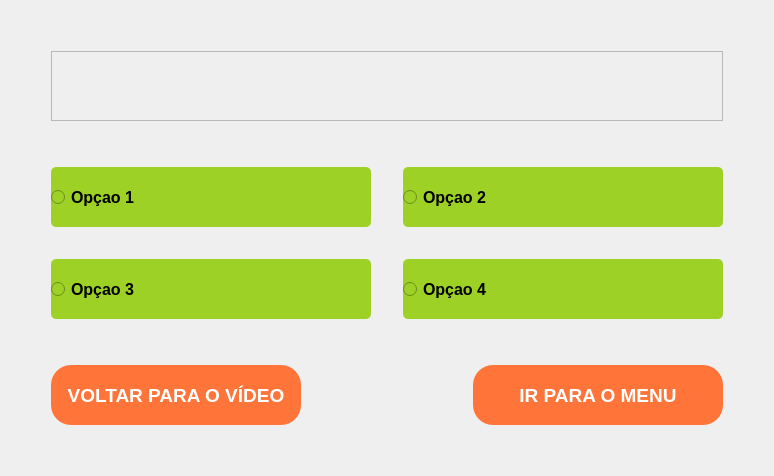
      <widget class="QWidget" name="questionario">
       <layout class="QGridLayout" name="gridLayout_6">
        <item row="2" column="2">
         <spacer name="verticalSpacer_2">
          <property name="orientation">
           <enum>Qt::Vertical</enum>
          </property>
          <property name="sizeType">
           <enum>QSizePolicy::Minimum</enum>
          </property>
          <property name="sizeHint" stdset="0">
           <size>
            <width>20</width>
            <height>40</height>
           </size>
          </property>
         </spacer>
        </item>
        <item row="5" column="2">
         <widget class="QPushButton" name="pushButton_voltar_video">
          <property name="sizePolicy">
           <sizepolicy hsizetype="Expanding" vsizetype="MinimumExpanding">
            <horstretch>0</horstretch>
            <verstretch>0</verstretch>
           </sizepolicy>
          </property>
          <property name="minimumSize">
           <size>
            <width>250</width>
            <height>60</height>
           </size>
          </property>
          <property name="maximumSize">
           <size>
            <width>250</width>
            <height>60</height>
           </size>
          </property>
          <property name="font">
           <font>
            <pointsize>14</pointsize>
            <weight>75</weight>
            <bold>true</bold>
           </font>
          </property>
          <property name="cursor">
           <cursorShape>PointingHandCursor</cursorShape>
          </property>
          <property name="styleSheet">
           <string notr="true">QPushButton {
	background-color: #FF7439;
	border-radius: 20px;
	border: none;
	color: #fff;
}

QPushButton:hover {
	background-color: #c8592d;
}

QPushButton:pressed {
	background-color: #c8592d;
}</string>
          </property>
          <property name="text">
           <string>VOLTAR PARA O VÍDEO</string>
          </property>
         </widget>
        </item>
        <item row="4" column="2">
         <spacer name="verticalSpacer">
          <property name="orientation">
           <enum>Qt::Vertical</enum>
          </property>
          <property name="sizeType">
           <enum>QSizePolicy::Minimum</enum>
          </property>
          <property name="sizeHint" stdset="0">
           <size>
            <width>20</width>
            <height>40</height>
           </size>
          </property>
         </spacer>
        </item>
        <item row="0" column="2">
         <spacer name="verticalSpacer_4">
          <property name="orientation">
           <enum>Qt::Vertical</enum>
          </property>
          <property name="sizeType">
           <enum>QSizePolicy::Minimum</enum>
          </property>
          <property name="sizeHint" stdset="0">
           <size>
            <width>20</width>
            <height>40</height>
           </size>
          </property>
         </spacer>
        </item>
        <item row="5" column="4">
         <widget class="QPushButton" name="pushButton_voltar_iniciar">
          <property name="sizePolicy">
           <sizepolicy hsizetype="Expanding" vsizetype="MinimumExpanding">
            <horstretch>0</horstretch>
            <verstretch>0</verstretch>
           </sizepolicy>
          </property>
          <property name="minimumSize">
           <size>
            <width>250</width>
            <height>60</height>
           </size>
          </property>
          <property name="maximumSize">
           <size>
            <width>250</width>
            <height>60</height>
           </size>
          </property>
          <property name="font">
           <font>
            <pointsize>14</pointsize>
            <weight>75</weight>
            <bold>true</bold>
           </font>
          </property>
          <property name="cursor">
           <cursorShape>PointingHandCursor</cursorShape>
          </property>
          <property name="styleSheet">
           <string notr="true">QPushButton {
	background-color: #FF7439;
	border-radius: 20px;
	border: none;
	color: #fff;
}

QPushButton:hover {
	background-color: #c8592d;
}

QPushButton:pressed {
	background-color: #c8592d;
}</string>
          </property>
          <property name="text">
           <string>IR PARA O MENU</string>
          </property>
         </widget>
        </item>
        <item row="1" column="1">
         <spacer name="horizontalSpacer">
          <property name="orientation">
           <enum>Qt::Horizontal</enum>
          </property>
          <property name="sizeType">
           <enum>QSizePolicy::Minimum</enum>
          </property>
          <property name="sizeHint" stdset="0">
           <size>
            <width>40</width>
            <height>20</height>
           </size>
          </property>
         </spacer>
        </item>
        <item row="6" column="2">
         <spacer name="verticalSpacer_3">
          <property name="orientation">
           <enum>Qt::Vertical</enum>
          </property>
          <property name="sizeType">
           <enum>QSizePolicy::Minimum</enum>
          </property>
          <property name="sizeHint" stdset="0">
           <size>
            <width>20</width>
            <height>40</height>
           </size>
          </property>
         </spacer>
        </item>
        <item row="3" column="2" colspan="3">
         <layout class="QGridLayout" name="gridLayout_5">
          <property name="spacing">
           <number>2</number>
          </property>
          <item row="0" column="2">
           <widget class="QRadioButton" name="radioButton_opcao2">
            <property name="sizePolicy">
             <sizepolicy hsizetype="Expanding" vsizetype="Expanding">
              <horstretch>0</horstretch>
              <verstretch>0</verstretch>
             </sizepolicy>
            </property>
            <property name="minimumSize">
             <size>
              <width>250</width>
              <height>60</height>
             </size>
            </property>
            <property name="baseSize">
             <size>
              <width>10</width>
              <height>0</height>
             </size>
            </property>
            <property name="font">
             <font>
              <pointsize>12</pointsize>
              <weight>75</weight>
              <bold>true</bold>
             </font>
            </property>
            <property name="cursor">
             <cursorShape>PointingHandCursor</cursorShape>
            </property>
            <property name="tabletTracking">
             <bool>true</bool>
            </property>
            <property name="focusPolicy">
             <enum>Qt::TabFocus</enum>
            </property>
            <property name="acceptDrops">
             <bool>true</bool>
            </property>
            <property name="layoutDirection">
             <enum>Qt::LeftToRight</enum>
            </property>
            <property name="autoFillBackground">
             <bool>false</bool>
            </property>
            <property name="styleSheet">
             <string notr="true">background-color: #9ED125;
border-radius: 5px;</string>
            </property>
            <property name="inputMethodHints">
             <set>Qt::ImhNone</set>
            </property>
            <property name="text">
             <string>Opçao 2</string>
            </property>
            <property name="iconSize">
             <size>
              <width>40</width>
              <height>40</height>
             </size>
            </property>
            <property name="checkable">
             <bool>true</bool>
            </property>
           </widget>
          </item>
          <item row="2" column="1">
           <spacer name="horizontalSpacer_4">
            <property name="orientation">
             <enum>Qt::Horizontal</enum>
            </property>
            <property name="sizeType">
             <enum>QSizePolicy::Preferred</enum>
            </property>
            <property name="sizeHint" stdset="0">
             <size>
              <width>30</width>
              <height>5</height>
             </size>
            </property>
           </spacer>
          </item>
          <item row="2" column="0">
           <widget class="QRadioButton" name="radioButton_opcao3">
            <property name="sizePolicy">
             <sizepolicy hsizetype="Expanding" vsizetype="Expanding">
              <horstretch>0</horstretch>
              <verstretch>0</verstretch>
             </sizepolicy>
            </property>
            <property name="minimumSize">
             <size>
              <width>320</width>
              <height>60</height>
             </size>
            </property>
            <property name="baseSize">
             <size>
              <width>10</width>
              <height>0</height>
             </size>
            </property>
            <property name="font">
             <font>
              <pointsize>12</pointsize>
              <weight>75</weight>
              <bold>true</bold>
             </font>
            </property>
            <property name="cursor">
             <cursorShape>PointingHandCursor</cursorShape>
            </property>
            <property name="tabletTracking">
             <bool>true</bool>
            </property>
            <property name="focusPolicy">
             <enum>Qt::TabFocus</enum>
            </property>
            <property name="acceptDrops">
             <bool>true</bool>
            </property>
            <property name="layoutDirection">
             <enum>Qt::LeftToRight</enum>
            </property>
            <property name="autoFillBackground">
             <bool>false</bool>
            </property>
            <property name="styleSheet">
             <string notr="true">background-color: #9ED125;
border-radius: 5px;</string>
            </property>
            <property name="inputMethodHints">
             <set>Qt::ImhNone</set>
            </property>
            <property name="text">
             <string>Opçao 3</string>
            </property>
            <property name="iconSize">
             <size>
              <width>40</width>
              <height>40</height>
             </size>
            </property>
            <property name="checkable">
             <bool>true</bool>
            </property>
           </widget>
          </item>
          <item row="2" column="2">
           <widget class="QRadioButton" name="radioButton_opcao4">
            <property name="sizePolicy">
             <sizepolicy hsizetype="Preferred" vsizetype="Expanding">
              <horstretch>0</horstretch>
              <verstretch>0</verstretch>
             </sizepolicy>
            </property>
            <property name="minimumSize">
             <size>
              <width>320</width>
              <height>60</height>
             </size>
            </property>
            <property name="baseSize">
             <size>
              <width>10</width>
              <height>0</height>
             </size>
            </property>
            <property name="font">
             <font>
              <pointsize>12</pointsize>
              <weight>75</weight>
              <bold>true</bold>
             </font>
            </property>
            <property name="cursor">
             <cursorShape>PointingHandCursor</cursorShape>
            </property>
            <property name="tabletTracking">
             <bool>true</bool>
            </property>
            <property name="focusPolicy">
             <enum>Qt::TabFocus</enum>
            </property>
            <property name="acceptDrops">
             <bool>true</bool>
            </property>
            <property name="layoutDirection">
             <enum>Qt::LeftToRight</enum>
            </property>
            <property name="autoFillBackground">
             <bool>false</bool>
            </property>
            <property name="styleSheet">
             <string notr="true">background-color: #9ED125;
border-radius: 5px;</string>
            </property>
            <property name="inputMethodHints">
             <set>Qt::ImhNone</set>
            </property>
            <property name="text">
             <string>Opçao 4</string>
            </property>
            <property name="iconSize">
             <size>
              <width>40</width>
              <height>40</height>
             </size>
            </property>
            <property name="checkable">
             <bool>true</bool>
            </property>
           </widget>
          </item>
          <item row="0" column="0">
           <widget class="QRadioButton" name="radioButton_opcao1">
            <property name="sizePolicy">
             <sizepolicy hsizetype="Expanding" vsizetype="Expanding">
              <horstretch>0</horstretch>
              <verstretch>0</verstretch>
             </sizepolicy>
            </property>
            <property name="minimumSize">
             <size>
              <width>250</width>
              <height>60</height>
             </size>
            </property>
            <property name="baseSize">
             <size>
              <width>10</width>
              <height>0</height>
             </size>
            </property>
            <property name="font">
             <font>
              <pointsize>12</pointsize>
              <weight>75</weight>
              <bold>true</bold>
             </font>
            </property>
            <property name="cursor">
             <cursorShape>PointingHandCursor</cursorShape>
            </property>
            <property name="tabletTracking">
             <bool>true</bool>
            </property>
            <property name="focusPolicy">
             <enum>Qt::TabFocus</enum>
            </property>
            <property name="acceptDrops">
             <bool>true</bool>
            </property>
            <property name="layoutDirection">
             <enum>Qt::LeftToRight</enum>
            </property>
            <property name="autoFillBackground">
             <bool>false</bool>
            </property>
            <property name="styleSheet">
             <string notr="true">background-color: #9ED125;
border-radius: 5px;</string>
            </property>
            <property name="inputMethodHints">
             <set>Qt::ImhNone</set>
            </property>
            <property name="text">
             <string>Opçao 1</string>
            </property>
            <property name="iconSize">
             <size>
              <width>40</width>
              <height>40</height>
             </size>
            </property>
            <property name="checkable">
             <bool>true</bool>
            </property>
           </widget>
          </item>
          <item row="1" column="0">
           <spacer name="verticalSpacer_5">
            <property name="orientation">
             <enum>Qt::Vertical</enum>
            </property>
            <property name="sizeType">
             <enum>QSizePolicy::Preferred</enum>
            </property>
            <property name="sizeHint" stdset="0">
             <size>
              <width>5</width>
              <height>30</height>
             </size>
            </property>
           </spacer>
          </item>
         </layout>
        </item>
        <item row="5" column="5">
         <spacer name="horizontalSpacer_2">
          <property name="orientation">
           <enum>Qt::Horizontal</enum>
          </property>
          <property name="sizeType">
           <enum>QSizePolicy::Minimum</enum>
          </property>
          <property name="sizeHint" stdset="0">
           <size>
            <width>40</width>
            <height>20</height>
           </size>
          </property>
         </spacer>
        </item>
        <item row="1" column="2" colspan="3">
         <widget class="QScrollArea" name="scrollArea_2">
          <property name="widgetResizable">
           <bool>true</bool>
          </property>
          <widget class="QWidget" name="scrollAreaWidgetContents_2">
           <property name="geometry">
            <rect>
             <x>0</x>
             <y>0</y>
             <width>31</width>
             <height>16</height>
            </rect>
           </property>
           <widget class="QLabel" name="label_pergunta">
            <property name="geometry">
             <rect>
              <x>10</x>
              <y>10</y>
              <width>531</width>
              <height>171</height>
             </rect>
            </property>
            <property name="sizePolicy">
             <sizepolicy hsizetype="Expanding" vsizetype="Expanding">
              <horstretch>0</horstretch>
              <verstretch>0</verstretch>
             </sizepolicy>
            </property>
            <property name="font">
             <font>
              <pointsize>15</pointsize>
              <weight>75</weight>
              <bold>true</bold>
             </font>
            </property>
            <property name="styleSheet">
             <string notr="true">background-color: none;</string>
            </property>
            <property name="text">
             <string>A pergunta estará escrita aqui...</string>
            </property>
           </widget>
          </widget>
         </widget>
        </item>
        <item row="5" column="3">
         <spacer name="horizontalSpacer_3">
          <property name="orientation">
           <enum>Qt::Horizontal</enum>
          </property>
          <property name="sizeHint" stdset="0">
           <size>
            <width>40</width>
            <height>20</height>
           </size>
          </property>
         </spacer>
        </item>
       </layout>
      </widget>
